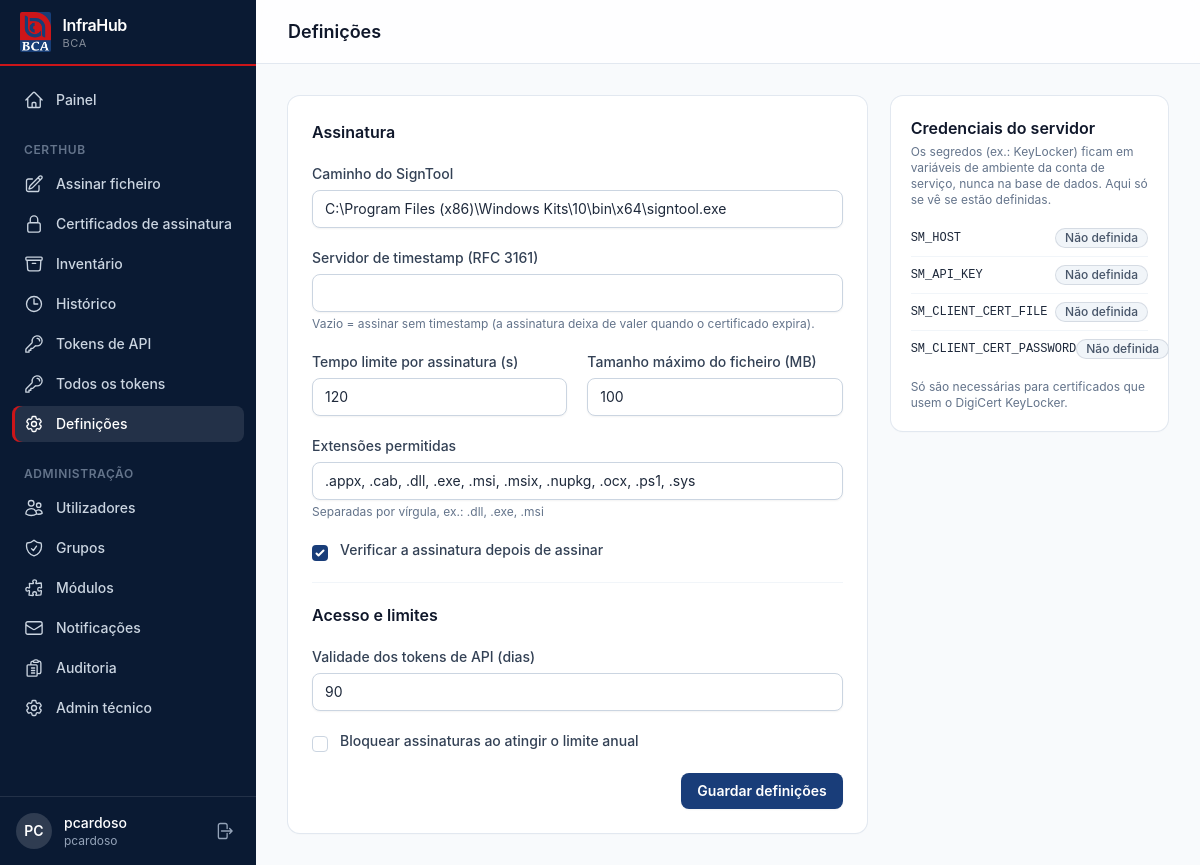
The app's page /certhub/settings/ (signed in) with its own data.
### signing/models.py (models this page shows, shortened)
class SiteSettings(models.Model):
    signtool_path = models.CharField("caminho do SignTool", max_length=500)
    timestamp_url = models.CharField("servidor de timestamp (RFC 3161)", max_length=500, blank=True,
                                     help_text="Vazio = assinar sem timestamp (a assinatura deixa de valer quando o certificado expira).")
    verify_after_sign = models.BooleanField("verificar a assinatura depois de assinar", default=True)
    timeout_seconds = models.PositiveIntegerField("tempo limite por assinatura (s)", default=120)
    max_upload_mb = models.PositiveIntegerField("tamanho máximo do ficheiro (MB)", default=100)
    allowed_extensions = models.CharField("extensões permitidas", max_length=500,
                                          help_text="Separadas por vírgula, ex.: .dll, .exe, .msi")
    token_valid_days = models.PositiveIntegerField("validade dos tokens de API (dias)", default=90)
    block_at_limit = models.BooleanField("bloquear assinaturas ao atingir o limite anual", default=False)
    default_groups_version = models.PositiveSmallIntegerField(default=0, editable=False)  # migração das permissões base
    class Meta:
        verbose_name = "definições"
    @classmethod
    def load(cls) -> "SiteSettings":
        obj, _ = cls.objects.get_or_create(pk=1, defaults={
            "signtool_path": settings.SIGNTOOL_PATH,
            "timestamp_url": settings.SIGN_TIMESTAMP_URL,
            "verify_after_sign": settings.SIGN_VERIFY,
            "timeout_seconds": settings.SIGN_TIMEOUT_SECONDS,
            "max_upload_mb": settings.SIGN_MAX_UPLOAD_MB,
            "allowed_extensions": ", ".join(sorted(settings.SIGN_ALLOWED_EXTENSIONS)),
        })
        return obj

### portal/manage.py (the view)
# urls.py: path("certhub/settings/", manage.settings_page, name="settings"),
@perm_required("portal.manage_settings")
def settings_page(request):
    site = SiteSettings.load()
    form = SiteSettingsForm(request.POST or None, instance=site)
    if request.method == "POST" and form.is_valid():
        form.save()
        audit(request, "settings_updated", "definições", ", ".join(sorted(form.changed_data)))
        messages.success(request, "Definições guardadas.")
        return redirect("portal:settings")
    env = [(name, bool(os.environ.get(name))) for name in ENV_VARS]
    return render(request, "portal/settings.html", {"form": form, "env": env})

### portal/forms.py (shortened to what this page needs)
class SiteSettingsForm(TailwindMixin, forms.ModelForm):
    class Meta:
        model = SiteSettings
        fields = ["signtool_path", "timestamp_url", "verify_after_sign", "timeout_seconds", "max_upload_mb",
                  "allowed_extensions", "token_valid_days", "block_at_limit"]

### portal/forms.py (called while the page is built)
    def style_widgets(self):
        for field in self.fields.values():
            w = field.widget
            if isinstance(w, (forms.CheckboxSelectMultiple,)):
                w.attrs["class"] = CHECK
            elif isinstance(w, forms.CheckboxInput):
                w.attrs["class"] = CHECK
            elif isinstance(w, forms.FileInput):
                w.attrs["class"] = ("block w-full text-sm text-slate-600 file:mr-4 file:rounded-lg file:border-0 "
                                    "file:bg-brand-50 file:px-4 file:py-2 file:text-sm file:font-semibold "
                                    "file:text-brand-700 hover:file:bg-brand-100")
            else:
                w.attrs["class"] = INPUT
            if isinstance(w, forms.Textarea):
                w.attrs.setdefault("rows", 3)

### portal/modules.py (called while the page is built)
def all_modules() -> list[Module]:
    return list(_REGISTRY.values())

def module_for_permission(code: str) -> Module | None:
    return _BY_PERMISSION.get(code)

def module_for_path(path: str) -> Module | None:
    return next((m for m in _REGISTRY.values() if path.startswith(m.url_prefix)), None)

def disabled_keys(user=None) -> set[str]:
    from .models import ModuleState
    if user is not None and hasattr(user, "_disabled_modules"):
        return user._disabled_modules
    keys = set(ModuleState.objects.filter(enabled=False).values_list("key", flat=True))
    if user is not None:
        user._disabled_modules = keys
    return keys

def is_enabled(module: Module, user=None) -> bool:
    return module.key not in disabled_keys(user)

def user_can_access(user, module: Module) -> bool:
    if not (user and user.is_authenticated and user.is_active):
        return False
    return is_enabled(module, user) and user.has_perm(module.access_perm)

def accessible_modules(user) -> list[Module]:
    return [m for m in all_modules() if user_can_access(user, m)]

### portal/templates/portal/settings.html (shortened to what this page needs)
{% extends "base.html" %}
{% block heading %}Definições{% endblock %}
{% block content %}
<div class="grid gap-6 lg:grid-cols-3">
  <form method="post" class="card flex flex-col gap-5 p-6 lg:col-span-2">
    <h2 class="font-semibold text-slate-900">Assinatura</h2>
    {% include "_field.html" with field=form.signtool_path %}
    {% include "_field.html" with field=form.timestamp_url %}
    <div class="grid gap-5 sm:grid-cols-2">
      {% include "_field.html" with field=form.timeout_seconds %}
      {% include "_field.html" with field=form.max_upload_mb %}
    </div>
    {% include "_field.html" with field=form.allowed_extensions %}
    {% include "_field.html" with field=form.verify_after_sign %}
    <h2 class="border-t border-slate-100 pt-5 font-semibold text-slate-900">Acesso e limites</h2>
    {% include "_field.html" with field=form.token_valid_days %}
    {% include "_field.html" with field=form.block_at_limit %}
    <div class="flex justify-end"><button class="btn-primary">Guardar definições</button></div>
  </form>
  <div class="space-y-6">
    <section class="card p-5">
      <h2 class="font-semibold text-slate-900">Credenciais do servidor</h2>
      <p class="mt-1 text-xs text-slate-500">Os segredos (ex.: KeyLocker) ficam em variáveis de ambiente da conta de serviço, nunca na base de dados. Aqui só se vê se estão definidas.</p>
      <ul class="mt-3 divide-y divide-slate-100 text-sm">
        {% for name, is_set in env %}
        <li class="flex items-center justify-between py-2"><code class="text-xs">{{ name }}</code>{% if is_set %}<span class="badge-green">Definida</span>{% else %}<span class="badge-slate">Não definida</span>{% endif %}</li>
        {% endfor %}
      </ul>
      <p class="mt-3 text-xs text-slate-500">Só são necessárias para certificados que usem o DigiCert KeyLocker.</p>
    </section>
  </div>
</div>
{% endblock %}

### templates/base.html (shortened to what this page needs)
{% load static %}<!doctype html>
<html lang="pt" class="h-full bg-slate-50">
<head>
  <link rel="stylesheet" href="{% static 'css/app.css' %}">
</head>
<body class="h-full font-sans text-slate-800 antialiased">
<aside id="sidebar" class="fixed inset-y-0 left-0 z-40 flex w-64 -translate-x-full flex-col bg-brand-900 transition-transform lg:translate-x-0">
  <div class="flex h-16 items-center gap-3 px-5">
    <img src="{% static 'img/bca-logo.png' %}" alt="BCA" class="h-10 w-auto rounded-sm">
    <span class="leading-tight">
      <span class="block text-base font-semibold tracking-tight text-white">InfraHub</span>
      <span class="block text-[11px] uppercase tracking-wider text-white/50">BCA</span>
    </span>
  </div>
  <div class="h-0.5 bg-accent"></div>
  <nav class="mt-4 flex-1 space-y-1 overflow-y-auto px-3 text-sm font-medium">
    {% include "_nav_item.html" with url=nav_home.url label="Painel" icon=nav_home.icon active=nav_home.active %}
    {% for section in nav_sections %}
    <div class="px-3 pb-1 pt-5 text-xs font-semibold uppercase tracking-wider text-slate-500">{{ section.module.name }}</div>
    {% for it in section.items %}{% include "_nav_item.html" with url=it.url label=it.label icon=it.icon active=it.active %}{% endfor %}
    {% endfor %}
    {% if nav_admin %}
    <div class="px-3 pb-1 pt-5 text-xs font-semibold uppercase tracking-wider text-slate-500">Administração</div>
    {% for it in nav_admin %}{% include "_nav_item.html" with url=it.url label=it.label icon=it.icon active=it.active %}{% endfor %}
    {% endif %}
  </nav>
  <div class="border-t border-white/10 p-4">
    <div class="flex items-center gap-3">
      <a href="{% url 'portal:account' %}" class="flex min-w-0 flex-1 items-center gap-3 rounded-lg hover:bg-white/5" title="A minha conta">
        <span class="flex h-9 w-9 shrink-0 items-center justify-center rounded-full bg-white/15 text-sm font-semibold uppercase text-white">{{ user.username|slice:":2" }}</span>
        <span class="min-w-0 flex-1">
          <span class="block truncate text-sm font-medium text-white">{{ user.get_full_name|default:user.username }}</span>
          <span class="block truncate text-xs text-slate-400">{{ user.email|default:user.username }}</span>
        </span>
      </a>
      <form method="post" action="{% url 'portal:logout' %}">{% csrf_token %}
        <button title="Terminar sessão" class="rounded-md p-1.5 text-slate-400 hover:bg-white/10 hover:text-white">
          <svg class="h-5 w-5" fill="none" viewBox="0 0 24 24" stroke="currentColor" stroke-width="1.6"><path stroke-linecap="round" stroke-linejoin="round" d="M15.75 9V5.25A2.25 2.25 0 0 0 13.5 3h-6a2.25 2.25 0 0 0-2.25 2.25v13.5A2.25 2.25 0 0 0 7.5 21h6a2.25 2.25 0 0 0 2.25-2.25V15m3 0 3-3m0 0-3-3m3 3H9"/></svg>
        </button>
      </form>
    </div>
  </div>
</aside>
<div class="lg:pl-64">
  <header class="sticky top-0 z-20 flex h-16 items-center gap-4 border-b border-slate-200 bg-white/80 px-4 backdrop-blur sm:px-6 lg:px-8">
    <h1 class="text-lg font-semibold text-slate-900">{% block heading %}{% endblock %}</h1>
  </header>
  <main class="mx-auto max-w-7xl px-4 py-8 sm:px-6 lg:px-8">
    {% block content %}{% endblock %}
  </main>
</div>
</body>
</html>

### templates/_field.html (shortened to what this page needs)
<div>
  {% if field.field.widget.input_type == "checkbox" and not field.field.widget.allow_multiple_selected %}
    <label class="flex items-start gap-3 text-sm">
      <span class="mt-0.5">{{ field }}</span>
      <span><span class="font-medium text-slate-700">{{ field.label }}</span>
        {% if field.help_text %}<span class="block text-xs text-slate-500">{{ field.help_text }}</span>{% endif %}</span>
    </label>
  {% else %}
    <label class="label" for="{{ field.id_for_label }}">{{ field.label }}</label>
    {{ field }}
    {% if field.help_text %}<p class="mt-1 text-xs text-slate-500">{{ field.help_text }}</p>{% endif %}
  {% endif %}
</div>

### records on screen
SiteSettings: signtool_path "C:\\Program Files (x86)\\Windows Kits\\10\\bin\\x64\\signtool.exe", timeout_seconds "120", max_upload_mb "100", allowed_extensions ".appx, .cab, .dll, .exe, .msi, .msix, .nupkg, .ocx, .ps1, .sys", verify_after_sign "☑", token_valid_days "90"

### other values on screen
{{ label }} "Painel" "Assinar ficheiro" "Certificados de assinatura" "Inventário" "Histórico" "Tokens de API" "Todos os tokens" "Definições" "Utilizadores" "Grupos" "Módulos" "Notificações" "Auditoria" "Admin técnico"
{{ section.module.name }} "CERTHUB"
{{ user.username|slice:":2" }} "PC"
{{ user.get_full_name|default:user.username }} "pcardoso"
{{ user.email|default:user.username }} "pcardoso"
{{ field.label }} "Caminho do SignTool Servidor de timestamp (RFC 3161) Tempo limite por assinatura (s) Tamanho máximo do ficheiro (MB) Extensões permitidas Validade dos tokens de API (dias)"
{{ field.help_text }} "Vazio = assinar sem timestamp (a assinatura deixa de valer quando o certificado expira). Separadas por vírgula, ex.: .dll, .exe, .msi"
{{ field.label }} "Verificar a assinatura depois de assinar Bloquear assinaturas ao atingir o limite anual"
{{ name }} "SM_HOST" "SM_API_KEY" "SM_CLIENT_CERT_FILE" "SM_CLIENT_CERT_PASSWORD"
